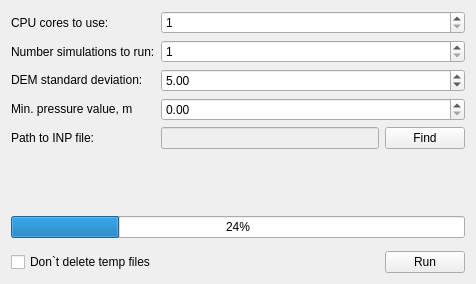
<?xml version="1.0" encoding="UTF-8"?>
<ui version="4.0">
 <class>EPAMK_MW</class>
 <widget class="QWidget" name="EPAMK_MW">
  <property name="geometry">
   <rect>
    <x>0</x>
    <y>0</y>
    <width>476</width>
    <height>284</height>
   </rect>
  </property>
  <property name="windowTitle">
   <string>EPAMK_MW</string>
  </property>
  <layout class="QGridLayout" name="gridLayout">
   <item row="0" column="0">
    <layout class="QVBoxLayout" name="verticalLayout_3">
     <item>
      <layout class="QHBoxLayout" name="horizontalLayout_2">
       <item>
        <layout class="QVBoxLayout" name="verticalLayout">
         <item>
          <widget class="QLabel" name="label">
           <property name="text">
            <string>CPU cores to use:</string>
           </property>
          </widget>
         </item>
         <item>
          <widget class="QLabel" name="label_2">
           <property name="text">
            <string>Number simulations to run:</string>
           </property>
          </widget>
         </item>
         <item>
          <widget class="QLabel" name="label_3">
           <property name="text">
            <string>DEM standard deviation:</string>
           </property>
          </widget>
         </item>
         <item>
          <widget class="QLabel" name="label_6">
           <property name="text">
            <string>Min. pressure value, m</string>
           </property>
          </widget>
         </item>
         <item>
          <widget class="QLabel" name="label_5">
           <property name="text">
            <string>Path to INP file:</string>
           </property>
          </widget>
         </item>
        </layout>
       </item>
       <item>
        <layout class="QVBoxLayout" name="verticalLayout_2">
         <item>
          <widget class="QSpinBox" name="tc_spin">
           <property name="minimum">
            <number>1</number>
           </property>
          </widget>
         </item>
         <item>
          <widget class="QSpinBox" name="sn_spin">
           <property name="minimum">
            <number>1</number>
           </property>
           <property name="maximum">
            <number>100000</number>
           </property>
          </widget>
         </item>
         <item>
          <widget class="QDoubleSpinBox" name="dem_spin">
           <property name="minimum">
            <double>0.010000000000000</double>
           </property>
           <property name="maximum">
            <double>20.000000000000000</double>
           </property>
           <property name="value">
            <double>5.000000000000000</double>
           </property>
          </widget>
         </item>
         <item>
          <widget class="QDoubleSpinBox" name="mp_spin">
           <property name="maximum">
            <double>500.000000000000000</double>
           </property>
          </widget>
         </item>
         <item>
          <layout class="QHBoxLayout" name="horizontalLayout">
           <item>
            <widget class="QLineEdit" name="inp_path_le">
             <property name="enabled">
              <bool>false</bool>
             </property>
            </widget>
           </item>
           <item>
            <widget class="QPushButton" name="inp">
             <property name="text">
              <string>Find</string>
             </property>
            </widget>
           </item>
          </layout>
         </item>
        </layout>
       </item>
      </layout>
     </item>
     <item>
      <spacer name="verticalSpacer">
       <property name="orientation">
        <enum>Qt::Vertical</enum>
       </property>
       <property name="sizeHint" stdset="0">
        <size>
         <width>20</width>
         <height>40</height>
        </size>
       </property>
      </spacer>
     </item>
     <item>
      <widget class="QLabel" name="about">
       <property name="styleSheet">
        <string notr="true">color: rgb(0, 0, 255);</string>
       </property>
       <property name="text">
        <string/>
       </property>
      </widget>
     </item>
     <item>
      <spacer name="verticalSpacer_3">
       <property name="orientation">
        <enum>Qt::Vertical</enum>
       </property>
       <property name="sizeHint" stdset="0">
        <size>
         <width>20</width>
         <height>40</height>
        </size>
       </property>
      </spacer>
     </item>
     <item>
      <widget class="Label" name="credits">
       <property name="styleSheet">
        <string notr="true">color: rgb(0, 170, 0);</string>
       </property>
       <property name="text">
        <string/>
       </property>
      </widget>
     </item>
     <item>
      <spacer name="verticalSpacer_4">
       <property name="orientation">
        <enum>Qt::Vertical</enum>
       </property>
       <property name="sizeHint" stdset="0">
        <size>
         <width>20</width>
         <height>40</height>
        </size>
       </property>
      </spacer>
     </item>
     <item>
      <widget class="QProgressBar" name="progressBar">
       <property name="value">
        <number>24</number>
       </property>
      </widget>
     </item>
     <item>
      <spacer name="verticalSpacer_2">
       <property name="orientation">
        <enum>Qt::Vertical</enum>
       </property>
       <property name="sizeHint" stdset="0">
        <size>
         <width>20</width>
         <height>40</height>
        </size>
       </property>
      </spacer>
     </item>
     <item>
      <layout class="QHBoxLayout" name="horizontalLayout_3">
       <item>
        <widget class="QCheckBox" name="checkBox">
         <property name="text">
          <string>Don`t delete temp files</string>
         </property>
        </widget>
       </item>
       <item>
        <spacer name="horizontalSpacer">
         <property name="orientation">
          <enum>Qt::Horizontal</enum>
         </property>
         <property name="sizeHint" stdset="0">
          <size>
           <width>40</width>
           <height>20</height>
          </size>
         </property>
        </spacer>
       </item>
       <item>
        <widget class="QPushButton" name="run">
         <property name="text">
          <string>Run</string>
         </property>
        </widget>
       </item>
      </layout>
     </item>
    </layout>
   </item>
  </layout>
 </widget>
 <customwidgets>
  <customwidget>
   <class>Label</class>
   <extends>QLabel</extends>
   <header location="global">label.h</header>
  </customwidget>
 </customwidgets>
 <resources/>
 <connections/>
</ui>
